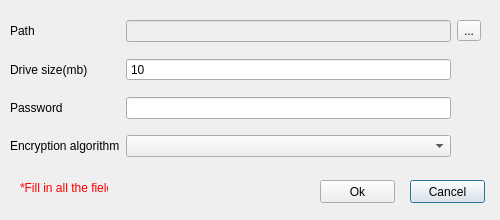
<?xml version="1.0" encoding="UTF-8"?>
<ui version="4.0">
 <class>CreateNew</class>
 <widget class="QDialog" name="CreateNew">
  <property name="geometry">
   <rect>
    <x>0</x>
    <y>0</y>
    <width>500</width>
    <height>220</height>
   </rect>
  </property>
  <property name="minimumSize">
   <size>
    <width>500</width>
    <height>220</height>
   </size>
  </property>
  <property name="maximumSize">
   <size>
    <width>500</width>
    <height>220</height>
   </size>
  </property>
  <property name="font">
   <font>
    <family>MS Shell Dlg 2</family>
   </font>
  </property>
  <property name="windowTitle">
   <string>Create New File</string>
  </property>
  <property name="sizeGripEnabled">
   <bool>false</bool>
  </property>
  <widget class="QWidget" name="layoutWidget">
   <property name="geometry">
    <rect>
     <x>10</x>
     <y>10</y>
     <width>471</width>
     <height>161</height>
    </rect>
   </property>
   <layout class="QGridLayout" name="gridLayout">
    <item row="1" column="0">
     <widget class="QLabel" name="label_3">
      <property name="text">
       <string>Drive size(mb)</string>
      </property>
     </widget>
    </item>
    <item row="0" column="0">
     <widget class="QLabel" name="label_2">
      <property name="text">
       <string>Path</string>
      </property>
     </widget>
    </item>
    <item row="1" column="2">
     <widget class="QSpinBox" name="spinBox">
      <property name="buttonSymbols">
       <enum>QAbstractSpinBox::NoButtons</enum>
      </property>
      <property name="minimum">
       <number>10</number>
      </property>
      <property name="maximum">
       <number>999999</number>
      </property>
     </widget>
    </item>
    <item row="2" column="2">
     <widget class="QLineEdit" name="Password">
      <property name="maxLength">
       <number>16</number>
      </property>
      <property name="echoMode">
       <enum>QLineEdit::Password</enum>
      </property>
     </widget>
    </item>
    <item row="3" column="2">
     <widget class="QComboBox" name="Crypt"/>
    </item>
    <item row="3" column="0">
     <widget class="QLabel" name="label_8">
      <property name="text">
       <string>Encryption algorithm</string>
      </property>
     </widget>
    </item>
    <item row="0" column="2">
     <widget class="QLineEdit" name="Path">
      <property name="enabled">
       <bool>false</bool>
      </property>
     </widget>
    </item>
    <item row="2" column="0">
     <widget class="QLabel" name="label_4">
      <property name="text">
       <string>Password</string>
      </property>
     </widget>
    </item>
    <item row="0" column="3">
     <widget class="QToolButton" name="PathButton">
      <property name="text">
       <string>...</string>
      </property>
     </widget>
    </item>
   </layout>
  </widget>
  <widget class="QPushButton" name="Cancel">
   <property name="geometry">
    <rect>
     <x>410</x>
     <y>180</y>
     <width>75</width>
     <height>23</height>
    </rect>
   </property>
   <property name="text">
    <string>Cancel</string>
   </property>
  </widget>
  <widget class="QPushButton" name="Ok">
   <property name="geometry">
    <rect>
     <x>320</x>
     <y>180</y>
     <width>75</width>
     <height>23</height>
    </rect>
   </property>
   <property name="text">
    <string>Ok</string>
   </property>
  </widget>
  <widget class="QLabel" name="label">
   <property name="enabled">
    <bool>true</bool>
   </property>
   <property name="geometry">
    <rect>
     <x>20</x>
     <y>180</y>
     <width>88</width>
     <height>16</height>
    </rect>
   </property>
   <property name="palette">
    <palette>
     <active>
      <colorrole role="WindowText">
       <brush brushstyle="SolidPattern">
        <color alpha="255">
         <red>255</red>
         <green>0</green>
         <blue>0</blue>
        </color>
       </brush>
      </colorrole>
     </active>
     <inactive>
      <colorrole role="WindowText">
       <brush brushstyle="SolidPattern">
        <color alpha="255">
         <red>255</red>
         <green>0</green>
         <blue>0</blue>
        </color>
       </brush>
      </colorrole>
     </inactive>
     <disabled>
      <colorrole role="WindowText">
       <brush brushstyle="SolidPattern">
        <color alpha="255">
         <red>120</red>
         <green>120</green>
         <blue>120</blue>
        </color>
       </brush>
      </colorrole>
     </disabled>
    </palette>
   </property>
   <property name="text">
    <string>*Fill in all the fields</string>
   </property>
  </widget>
 </widget>
 <resources/>
 <connections/>
</ui>
